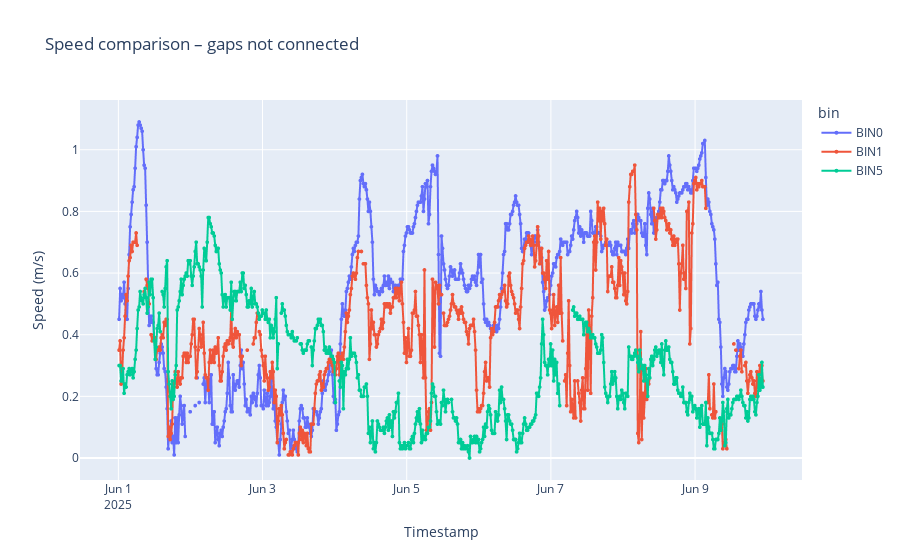

Source (notebook cell):
### Code cell
# ╔═╡  Interactive compare_bins  — break at NaNs ╞══════════════════════════════
import plotly.express as px
import pandas as pd

# ─── PARAMETERS ──────────────────────────────────────────────────────────────
BINS   = ["BIN0", "BIN1", "BIN5"]         # choose up to any number of bins
START  = None                             # eg "2025-05-30 00:00:00"
END    = None                             # eg "2025-05-31 23:59:59"
# ─────────────────────────────────────────────────────────────────────────────

# helper from earlier
def _slice_window(df, start=None, end=None):
    if start: df = df.loc[:, df.columns >= pd.to_datetime(start)]
    if end:   df = df.loc[:, df.columns <= pd.to_datetime(end)]
    return df

df = _slice_window(speed_mat, START, END).reindex(index=BINS)

# ─── KEEP NaNs!  (NO .dropna()) ──────────────────────────────────────────────
tidy = (
    df
    .T.reset_index()
    .melt(id_vars="index", var_name="bin", value_name="speed_ms")
    .rename(columns={"index": "timestamp"})
    # .dropna()   ← removed!  gaps remain, so connectgaps will be honoured
)

fig = px.line(
    tidy,
    x="timestamp",
    y="speed_ms",
    color="bin",
    title="Speed comparison – gaps not connected",
    markers=True,               # circles on each valid sample
)

# break the line across NaNs (default in Plotly = True)
fig.update_traces(
    connectgaps=False,          # <- THIS now works because NaNs were kept
    marker_size=4
)
fig.update_yaxes(title="Speed (m/s)")
fig.update_xaxes(title="Timestamp")
fig.show()

### Figure 1 — Plotly figure (JSON) as saved in the notebook; plotly's stock layout.template omitted (floating-point values rounded to 4 significant figures; data arrays with more than 128 entries replaced by an {"elided": "..."} marker saying what was removed)
{"data": [{"connectgaps": false, "hovertemplate": "bin=BIN0<br>timestamp=%{x}<br>speed_ms=%{y}<extra></extra>", "legendgroup": "BIN0", "line": {"color": "#636efa", "dash": "solid"}, "marker": {"size": 4, "symbol": "circle"}, "mode": "lines+markers", "name": "BIN0", "showlegend": true, "type": "scattergl", "x": {"elided": "644 str values"}, "xaxis": "x", "y": {"elided": "644 float values"}, "yaxis": "y"}, {"connectgaps": false, "hovertemplate": "bin=BIN1<br>timestamp=%{x}<br>speed_ms=%{y}<extra></extra>", "legendgroup": "BIN1", "line": {"color": "#EF553B", "dash": "solid"}, "marker": {"size": 4, "symbol": "circle"}, "mode": "lines+markers", "name": "BIN1", "showlegend": true, "type": "scattergl", "x": {"elided": "644 str values"}, "xaxis": "x", "y": {"elided": "644 float values"}, "yaxis": "y"}, {"connectgaps": false, "hovertemplate": "bin=BIN5<br>timestamp=%{x}<br>speed_ms=%{y}<extra></extra>", "legendgroup": "BIN5", "line": {"color": "#00cc96", "dash": "solid"}, "marker": {"size": 4, "symbol": "circle"}, "mode": "lines+markers", "name": "BIN5", "showlegend": true, "type": "scattergl", "x": {"elided": "644 str values"}, "xaxis": "x", "y": {"elided": "644 float values"}, "yaxis": "y"}], "layout": {"legend": {"title": {"text": "bin"}, "tracegroupgap": 0}, "title": {"text": "Speed comparison – gaps not connected"}, "xaxis": {"anchor": "y", "domain": [0, 1], "title": {"text": "Timestamp"}}, "yaxis": {"anchor": "x", "domain": [0, 1], "title": {"text": "Speed (m/s)"}}}}
